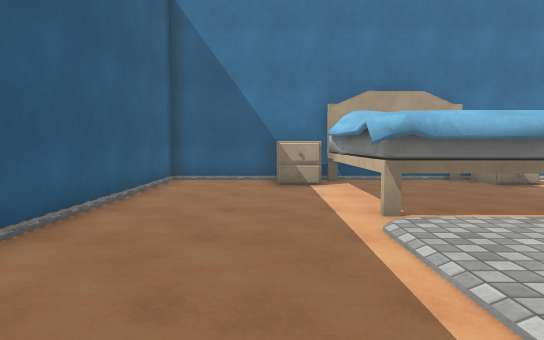
[1] (above)

21 first-person views from a walk through a Unity game level. The camera is 1.2 m above the floor, tilts 4° down and sees 75° across. The floor is counted in squares, 1 m on a side. Each view is taken from the middle of a square. On the plan, view 1 faces up. The plan holds only what a view shows up to about 14 squares ahead; the rest is blank. The place goes on beyond the plan. The player is left out. Some animated figures are left out. Some surface patterns are stand-ins.

[2]
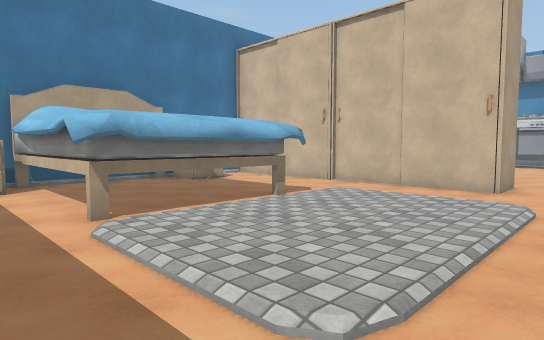

[3]
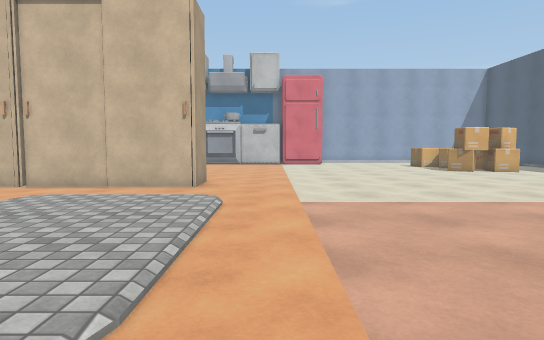

[4]
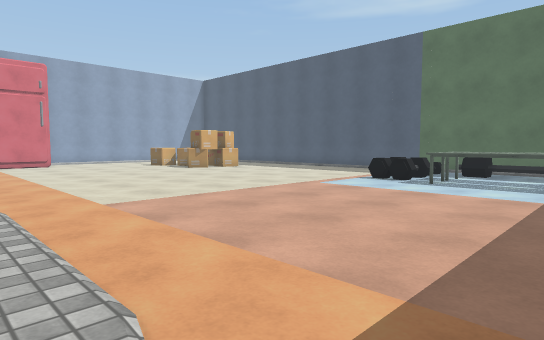

[5]
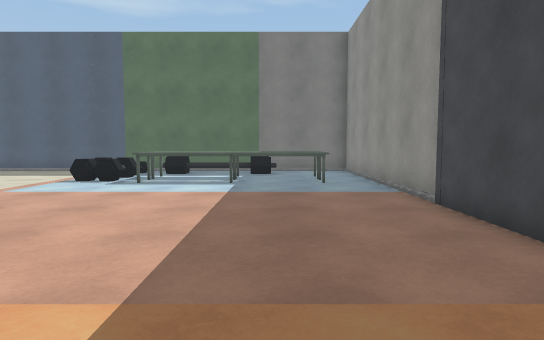

[6]
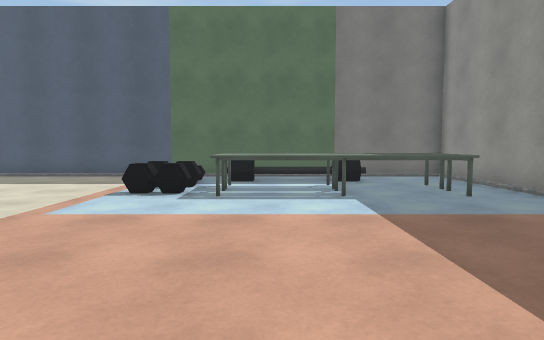

[7]
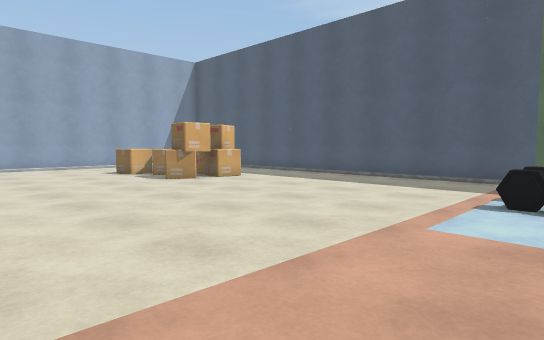

[8]
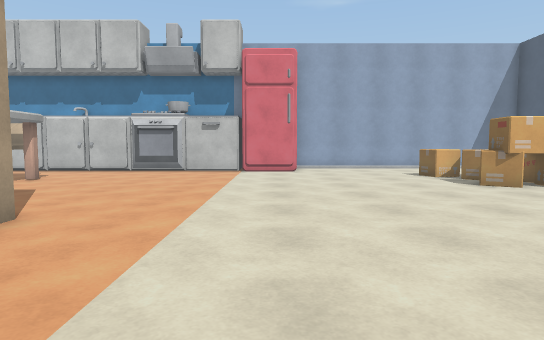

[9]
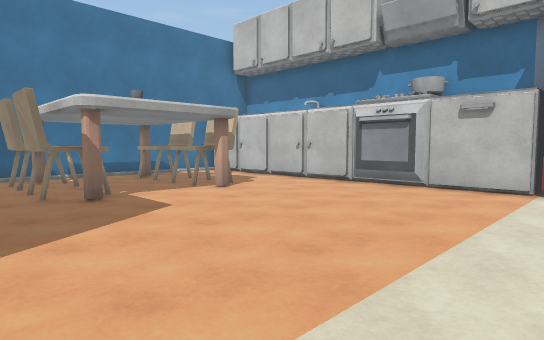

[10]
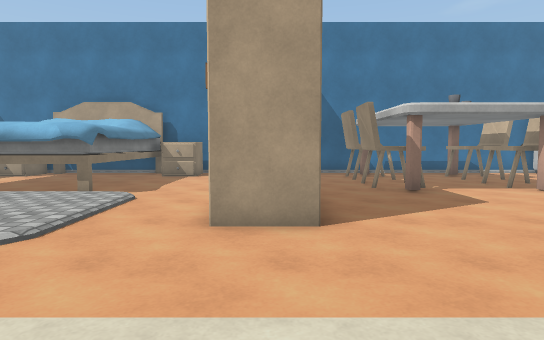

[11]
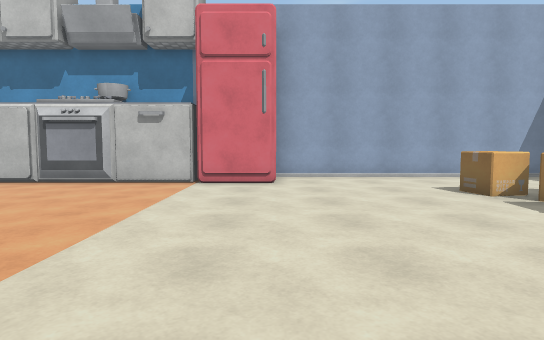

[12]
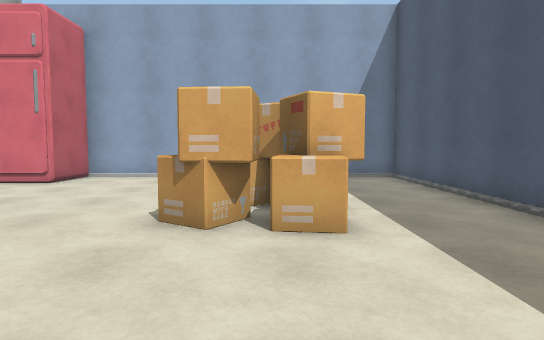

[13]
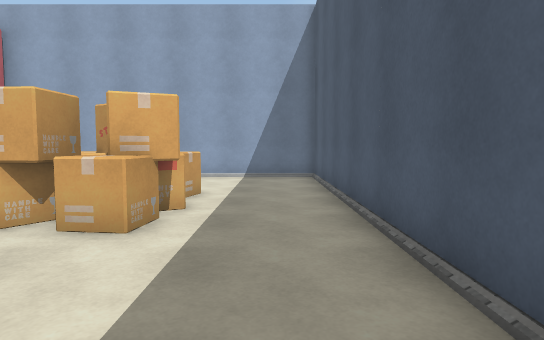

[14]
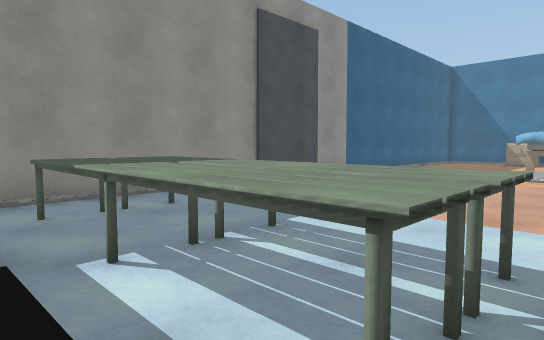

[15]
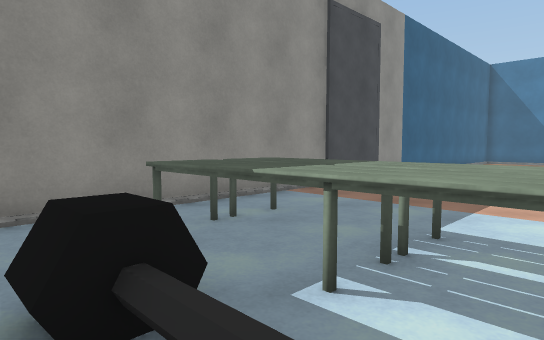

[16]
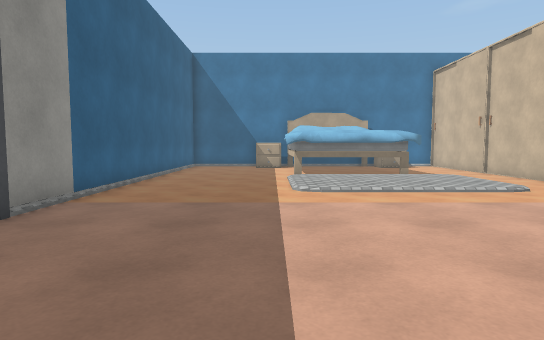

[17]
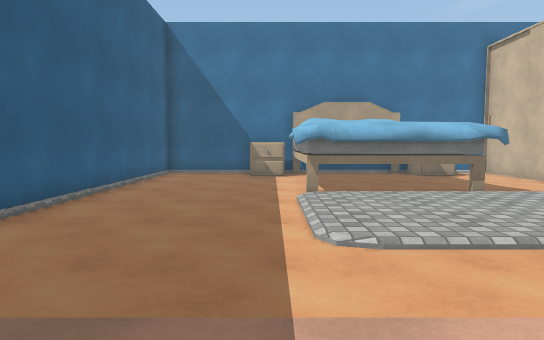

[18]
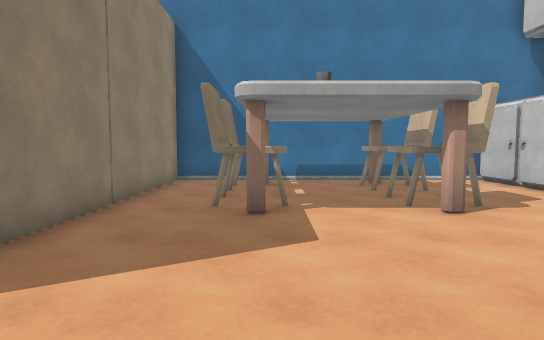

[19]
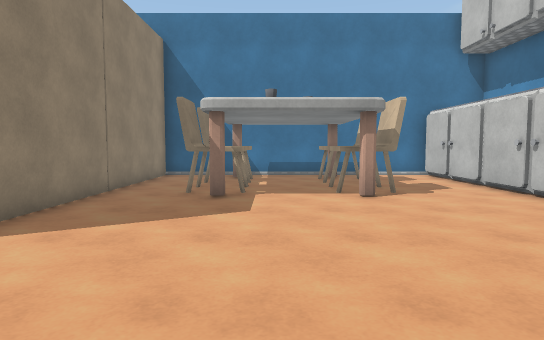

[20]
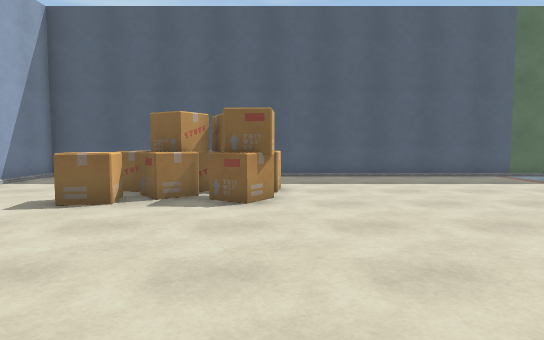

[21]
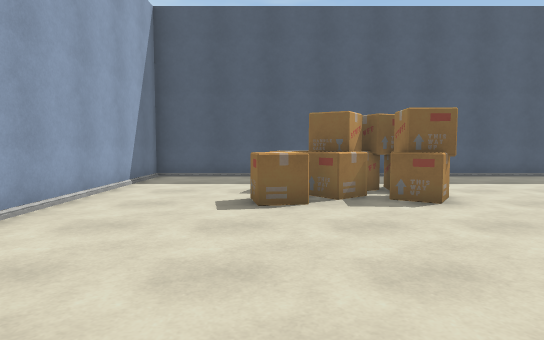

### Floor plan
Key: @ floor where view 1 was taken; # wall or solid block; . floor; C carpet; B box; T table; O other object.
Columns run from 4 left of view 1 to 25 right of it. Each row starts with its distance up from view 1.
 12 ####OOOOOOOO    ###########
 11 #...OOOO OOOO O #.OT..TO..#
 10 #.....OOOOOO..O #.OO..OO..#
  9 #.....O   OO..O #.OO..OO..#
  8 #.....O   OO..O #.OO..OO..#
  7 #.....OOOOOO..O #.OO..OO..#
  6 #.....OOOOOO..O #..T..T...#
  5 #.....CCCCCCC.O #.........#
  4 #.....CCCCCCC.O #.........#
  3 #.....CCCCCCC.O  .........#
  2 #.....CCCCCCC.OO..........#
  1 #.....CCCCCC..............#
  0 #...@.....................#
 -1 #.........................#
 -2 #.........................#
 -3 ##........................####
 -4  #...........................#
 -5 ##...........................#
 -6 #............................#
 -7 #............................#
 -8 #....................B.BB....#
 -9 #..OOOOOO...........BBBBB....#
-10 #.OOOOOOO.O.........BBBBB....#
-11 #.OOOOOOO.O.........BBBBB....#
-12 #..OOOOOO.O..................#
-13 #...OOOOO....................#
-14 #............................#
-15 ##############################

Where each view was taken, in squares from view 1:
view 1: 0 up, 0 right, facing up
view 2: 0 up, 0 right, facing up-right
view 3: 0 up, 0 right, facing right
view 4: 2 up, 0 right, facing down-right
view 5: 2 up, 0 right, facing down
view 6: 1 down, 3 right, facing down
view 7: 2 down, 5 right, facing down-right
view 8: 2 down, 6 right, facing right
view 9: 2 down, 12 right, facing up-right
view 10: 3 down, 11 right, facing up
view 11: 3 down, 11 right, facing right
view 12: 10 down, 11 right, facing right
view 13: 13 down, 11 right, facing right
view 14: 13 down, 5 right, facing up-left
view 15: 14 down, 3 right, facing up-left
view 16: 8 down, 1 right, facing up
view 17: 3 down, 1 right, facing up
view 18: 0 up, 15 right, facing up
view 19: 2 down, 16 right, facing up
view 20: 1 down, 16 right, facing down
view 21: 1 down, 20 right, facing down
